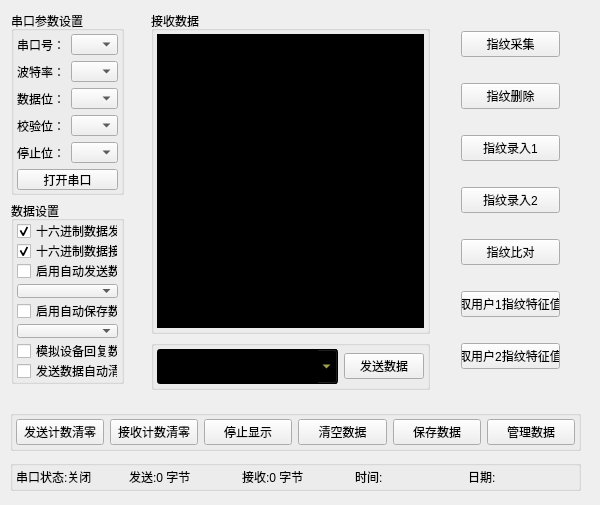
<?xml version="1.0" encoding="UTF-8"?>
<ui version="4.0">
 <class>frmMain</class>
 <widget class="QWidget" name="frmMain">
  <property name="geometry">
   <rect>
    <x>0</x>
    <y>0</y>
    <width>600</width>
    <height>505</height>
   </rect>
  </property>
  <property name="minimumSize">
   <size>
    <width>600</width>
    <height>500</height>
   </size>
  </property>
  <property name="windowTitle">
   <string>指纹机串口设备调试工具(作者:李由之)</string>
  </property>
  <property name="windowIcon">
   <iconset resource="main.qrc">
    <normaloff>:/main.png</normaloff>:/main.png</iconset>
  </property>
  <widget class="QGroupBox" name="gbox6">
   <property name="geometry">
    <rect>
     <x>10</x>
     <y>410</y>
     <width>571</width>
     <height>41</height>
    </rect>
   </property>
   <property name="title">
    <string/>
   </property>
   <layout class="QHBoxLayout" name="horizontalLayout_9">
    <property name="margin">
     <number>3</number>
    </property>
    <item>
     <widget class="QPushButton" name="btnClearSend">
      <property name="sizePolicy">
       <sizepolicy hsizetype="Minimum" vsizetype="Preferred">
        <horstretch>0</horstretch>
        <verstretch>0</verstretch>
       </sizepolicy>
      </property>
      <property name="cursor">
       <cursorShape>PointingHandCursor</cursorShape>
      </property>
      <property name="text">
       <string>发送计数清零</string>
      </property>
     </widget>
    </item>
    <item>
     <widget class="QPushButton" name="btnClearReceive">
      <property name="sizePolicy">
       <sizepolicy hsizetype="Minimum" vsizetype="Preferred">
        <horstretch>0</horstretch>
        <verstretch>0</verstretch>
       </sizepolicy>
      </property>
      <property name="cursor">
       <cursorShape>PointingHandCursor</cursorShape>
      </property>
      <property name="text">
       <string>接收计数清零</string>
      </property>
     </widget>
    </item>
    <item>
     <widget class="QPushButton" name="btnStopShow">
      <property name="sizePolicy">
       <sizepolicy hsizetype="Minimum" vsizetype="Preferred">
        <horstretch>0</horstretch>
        <verstretch>0</verstretch>
       </sizepolicy>
      </property>
      <property name="cursor">
       <cursorShape>PointingHandCursor</cursorShape>
      </property>
      <property name="text">
       <string>停止显示</string>
      </property>
     </widget>
    </item>
    <item>
     <widget class="QPushButton" name="btnClearAll">
      <property name="sizePolicy">
       <sizepolicy hsizetype="Minimum" vsizetype="Preferred">
        <horstretch>0</horstretch>
        <verstretch>0</verstretch>
       </sizepolicy>
      </property>
      <property name="cursor">
       <cursorShape>PointingHandCursor</cursorShape>
      </property>
      <property name="text">
       <string>清空数据</string>
      </property>
     </widget>
    </item>
    <item>
     <widget class="QPushButton" name="btnSave">
      <property name="sizePolicy">
       <sizepolicy hsizetype="Minimum" vsizetype="Preferred">
        <horstretch>0</horstretch>
        <verstretch>0</verstretch>
       </sizepolicy>
      </property>
      <property name="cursor">
       <cursorShape>PointingHandCursor</cursorShape>
      </property>
      <property name="text">
       <string>保存数据</string>
      </property>
     </widget>
    </item>
    <item>
     <widget class="QPushButton" name="btnData">
      <property name="sizePolicy">
       <sizepolicy hsizetype="Minimum" vsizetype="Preferred">
        <horstretch>0</horstretch>
        <verstretch>0</verstretch>
       </sizepolicy>
      </property>
      <property name="cursor">
       <cursorShape>PointingHandCursor</cursorShape>
      </property>
      <property name="text">
       <string>管理数据</string>
      </property>
     </widget>
    </item>
   </layout>
  </widget>
  <widget class="QGroupBox" name="groupBox">
   <property name="geometry">
    <rect>
     <x>10</x>
     <y>460</y>
     <width>571</width>
     <height>31</height>
    </rect>
   </property>
   <property name="title">
    <string/>
   </property>
   <layout class="QHBoxLayout" name="horizontalLayout_10">
    <property name="margin">
     <number>3</number>
    </property>
    <item>
     <widget class="QLabel" name="labIsOpen">
      <property name="text">
       <string>串口状态:关闭</string>
      </property>
     </widget>
    </item>
    <item>
     <widget class="QLabel" name="labSend">
      <property name="text">
       <string>发送:0 字节</string>
      </property>
     </widget>
    </item>
    <item>
     <widget class="QLabel" name="labReceive">
      <property name="text">
       <string>接收:0 字节</string>
      </property>
     </widget>
    </item>
    <item>
     <widget class="QLabel" name="labTime">
      <property name="text">
       <string>时间:</string>
      </property>
     </widget>
    </item>
    <item>
     <widget class="QLabel" name="labDate">
      <property name="text">
       <string>日期:</string>
      </property>
     </widget>
    </item>
   </layout>
  </widget>
  <widget class="QWidget" name="gridLayoutWidget">
   <property name="geometry">
    <rect>
     <x>450</x>
     <y>0</y>
     <width>121</width>
     <height>401</height>
    </rect>
   </property>
   <layout class="QGridLayout" name="gridLayout_2">
    <item row="0" column="0">
     <widget class="QPushButton" name="btnPF1">
      <property name="text">
       <string>指纹采集</string>
      </property>
     </widget>
    </item>
    <item row="1" column="0">
     <widget class="QPushButton" name="btnPF2">
      <property name="text">
       <string>指纹删除</string>
      </property>
     </widget>
    </item>
    <item row="2" column="0">
     <widget class="QPushButton" name="btnPF3">
      <property name="text">
       <string>指纹录入1</string>
      </property>
     </widget>
    </item>
    <item row="3" column="0">
     <widget class="QPushButton" name="btnPF4">
      <property name="text">
       <string>指纹录入2</string>
      </property>
     </widget>
    </item>
    <item row="4" column="0">
     <widget class="QPushButton" name="btnPF5">
      <property name="text">
       <string>指纹比对</string>
      </property>
     </widget>
    </item>
    <item row="5" column="0">
     <widget class="QPushButton" name="btnPF6">
      <property name="text">
       <string>取用户1指纹特征值</string>
      </property>
     </widget>
    </item>
    <item row="6" column="0">
     <widget class="QPushButton" name="btnPF7">
      <property name="text">
       <string>取用户2指纹特征值</string>
      </property>
     </widget>
    </item>
   </layout>
  </widget>
  <widget class="QWidget" name="layoutWidget">
   <property name="geometry">
    <rect>
     <x>140</x>
     <y>0</y>
     <width>301</width>
     <height>401</height>
    </rect>
   </property>
   <layout class="QVBoxLayout" name="verticalLayout_4">
    <item>
     <widget class="QGroupBox" name="gbox2">
      <property name="layoutDirection">
       <enum>Qt::LeftToRight</enum>
      </property>
      <property name="title">
       <string>接收数据</string>
      </property>
      <layout class="QVBoxLayout" name="verticalLayout_6">
       <property name="margin">
        <number>3</number>
       </property>
       <item>
        <widget class="QTextEdit" name="txtDataHex">
         <property name="enabled">
          <bool>true</bool>
         </property>
         <property name="layoutDirection">
          <enum>Qt::LeftToRight</enum>
         </property>
         <property name="autoFillBackground">
          <bool>false</bool>
         </property>
         <property name="styleSheet">
          <string notr="true">background-color: rgb(0, 0, 0);
font: 14pt &quot;宋体&quot;;
color: rgb(255, 255, 127);</string>
         </property>
         <property name="frameShape">
          <enum>QFrame::StyledPanel</enum>
         </property>
         <property name="verticalScrollBarPolicy">
          <enum>Qt::ScrollBarAsNeeded</enum>
         </property>
         <property name="horizontalScrollBarPolicy">
          <enum>Qt::ScrollBarAsNeeded</enum>
         </property>
         <property name="readOnly">
          <bool>true</bool>
         </property>
        </widget>
       </item>
      </layout>
     </widget>
    </item>
    <item>
     <widget class="QGroupBox" name="gbox5">
      <property name="title">
       <string/>
      </property>
      <layout class="QHBoxLayout" name="horizontalLayout_7">
       <property name="margin">
        <number>3</number>
       </property>
       <item>
        <widget class="QComboBox" name="txtSend">
         <property name="sizePolicy">
          <sizepolicy hsizetype="Preferred" vsizetype="Fixed">
           <horstretch>1</horstretch>
           <verstretch>0</verstretch>
          </sizepolicy>
         </property>
         <property name="font">
          <font>
           <family>宋体</family>
           <pointsize>14</pointsize>
           <weight>50</weight>
           <italic>false</italic>
           <bold>false</bold>
          </font>
         </property>
         <property name="styleSheet">
          <string notr="true">background-color: rgb(0, 0, 0);
font: 14pt &quot;宋体&quot;;
color: rgb(255, 255, 127);</string>
         </property>
         <property name="editable">
          <bool>true</bool>
         </property>
        </widget>
       </item>
       <item>
        <widget class="QPushButton" name="btnSend">
         <property name="cursor">
          <cursorShape>PointingHandCursor</cursorShape>
         </property>
         <property name="text">
          <string>发送数据</string>
         </property>
        </widget>
       </item>
      </layout>
     </widget>
    </item>
   </layout>
  </widget>
  <widget class="QWidget" name="layoutWidget">
   <property name="geometry">
    <rect>
     <x>0</x>
     <y>0</y>
     <width>135</width>
     <height>395</height>
    </rect>
   </property>
   <layout class="QVBoxLayout" name="verticalLayout_3">
    <item>
     <widget class="QGroupBox" name="gbox1">
      <property name="title">
       <string>串口参数设置</string>
      </property>
      <layout class="QVBoxLayout" name="verticalLayout">
       <property name="margin">
        <number>3</number>
       </property>
       <item>
        <layout class="QHBoxLayout" name="horizontalLayout">
         <item>
          <widget class="QLabel" name="label">
           <property name="text">
            <string>串口号：</string>
           </property>
          </widget>
         </item>
         <item>
          <widget class="QComboBox" name="cboxPortName">
           <property name="sizePolicy">
            <sizepolicy hsizetype="Preferred" vsizetype="Fixed">
             <horstretch>1</horstretch>
             <verstretch>0</verstretch>
            </sizepolicy>
           </property>
          </widget>
         </item>
        </layout>
       </item>
       <item>
        <layout class="QHBoxLayout" name="horizontalLayout_2">
         <item>
          <widget class="QLabel" name="label_2">
           <property name="text">
            <string>波特率：</string>
           </property>
          </widget>
         </item>
         <item>
          <widget class="QComboBox" name="cboxBaudRate">
           <property name="sizePolicy">
            <sizepolicy hsizetype="Preferred" vsizetype="Fixed">
             <horstretch>1</horstretch>
             <verstretch>0</verstretch>
            </sizepolicy>
           </property>
           <property name="minimumSize">
            <size>
             <width>30</width>
             <height>0</height>
            </size>
           </property>
          </widget>
         </item>
        </layout>
       </item>
       <item>
        <layout class="QHBoxLayout" name="horizontalLayout_3">
         <item>
          <widget class="QLabel" name="label_3">
           <property name="text">
            <string>数据位：</string>
           </property>
          </widget>
         </item>
         <item>
          <widget class="QComboBox" name="cboxDataBit">
           <property name="sizePolicy">
            <sizepolicy hsizetype="Preferred" vsizetype="Fixed">
             <horstretch>1</horstretch>
             <verstretch>0</verstretch>
            </sizepolicy>
           </property>
          </widget>
         </item>
        </layout>
       </item>
       <item>
        <layout class="QHBoxLayout" name="horizontalLayout_4">
         <item>
          <widget class="QLabel" name="label_4">
           <property name="text">
            <string>校验位：</string>
           </property>
          </widget>
         </item>
         <item>
          <widget class="QComboBox" name="cboxParity">
           <property name="sizePolicy">
            <sizepolicy hsizetype="Preferred" vsizetype="Fixed">
             <horstretch>1</horstretch>
             <verstretch>0</verstretch>
            </sizepolicy>
           </property>
          </widget>
         </item>
        </layout>
       </item>
       <item>
        <layout class="QHBoxLayout" name="horizontalLayout_5">
         <item>
          <widget class="QLabel" name="label_5">
           <property name="text">
            <string>停止位：</string>
           </property>
          </widget>
         </item>
         <item>
          <widget class="QComboBox" name="cboxStopBit">
           <property name="sizePolicy">
            <sizepolicy hsizetype="Preferred" vsizetype="Fixed">
             <horstretch>1</horstretch>
             <verstretch>0</verstretch>
            </sizepolicy>
           </property>
          </widget>
         </item>
        </layout>
       </item>
       <item>
        <spacer name="verticalSpacer">
         <property name="orientation">
          <enum>Qt::Vertical</enum>
         </property>
         <property name="sizeType">
          <enum>QSizePolicy::Minimum</enum>
         </property>
         <property name="sizeHint" stdset="0">
          <size>
           <width>0</width>
           <height>0</height>
          </size>
         </property>
        </spacer>
       </item>
       <item>
        <widget class="QPushButton" name="btnOpen">
         <property name="sizePolicy">
          <sizepolicy hsizetype="Minimum" vsizetype="Expanding">
           <horstretch>0</horstretch>
           <verstretch>0</verstretch>
          </sizepolicy>
         </property>
         <property name="cursor">
          <cursorShape>PointingHandCursor</cursorShape>
         </property>
         <property name="text">
          <string>打开串口</string>
         </property>
        </widget>
       </item>
      </layout>
     </widget>
    </item>
    <item>
     <widget class="QGroupBox" name="gbox3">
      <property name="title">
       <string>数据设置</string>
      </property>
      <layout class="QVBoxLayout" name="verticalLayout_2">
       <property name="margin">
        <number>3</number>
       </property>
       <item>
        <widget class="QCheckBox" name="ckHexSend">
         <property name="text">
          <string>十六进制数据发送</string>
         </property>
         <property name="checked">
          <bool>true</bool>
         </property>
        </widget>
       </item>
       <item>
        <widget class="QCheckBox" name="ckHexReceive">
         <property name="text">
          <string>十六进制数据接收</string>
         </property>
         <property name="checked">
          <bool>true</bool>
         </property>
        </widget>
       </item>
       <item>
        <widget class="QCheckBox" name="ckIsAutoSend">
         <property name="text">
          <string>启用自动发送数据</string>
         </property>
        </widget>
       </item>
       <item>
        <widget class="QComboBox" name="cboxSend"/>
       </item>
       <item>
        <widget class="QCheckBox" name="ckIsAutoSave">
         <property name="text">
          <string>启用自动保存数据</string>
         </property>
        </widget>
       </item>
       <item>
        <widget class="QComboBox" name="cboxSave"/>
       </item>
       <item>
        <widget class="QCheckBox" name="ckIsDebug">
         <property name="text">
          <string>模拟设备回复数据</string>
         </property>
        </widget>
       </item>
       <item>
        <widget class="QCheckBox" name="ckIsAutoClear">
         <property name="text">
          <string>发送数据自动清空</string>
         </property>
        </widget>
       </item>
      </layout>
     </widget>
    </item>
   </layout>
  </widget>
 </widget>
 <layoutdefault spacing="6" margin="11"/>
 <resources>
  <include location="main.qrc"/>
 </resources>
 <connections/>
</ui>
